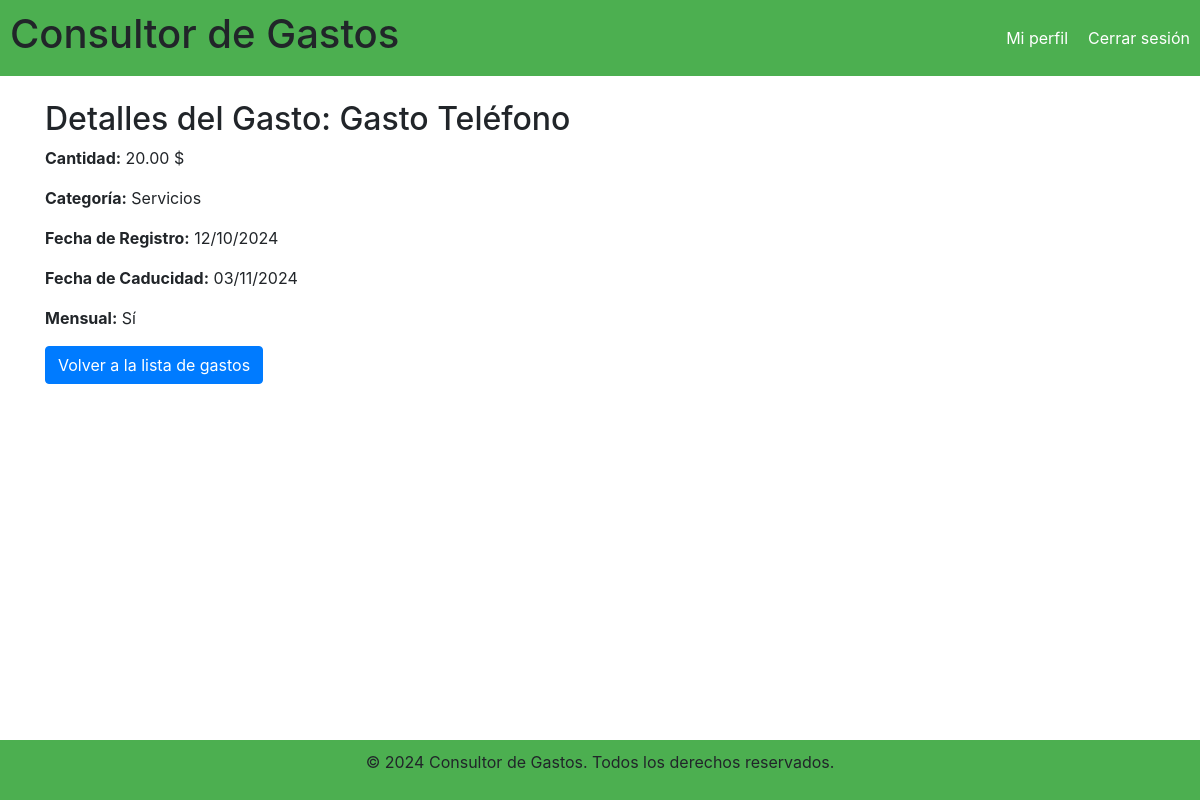
Screenshot of /gastos/detalle/1/ with the database file from the repository.
### bills/models.py (models this page shows, shortened)
class Gasto(models.Model):
    id = models.AutoField(primary_key=True)
    nombre = models.CharField(max_length=100)
    cantidad = models.DecimalField(max_digits=10, decimal_places=2)
    categoria = models.CharField(max_length=100)
    fecha_registro = models.DateField(auto_now_add=True)
    fecha_caducidad = models.DateField()
    mensual = models.BooleanField(default=False)
    pagado = models.BooleanField(default=False)
    info = models.CharField(max_length=100, null=True)
    imagen = models.ImageField(upload_to='gastos/', blank=True, null=True)
    usuario = models.ForeignKey(Usuario, on_delete=models.CASCADE, related_name='gastos', null=True)

### bills/views.py (the view)
# urls.py: path('detalle/<int:gasto_id>/', views.gasto_detalle, name='gasto_detalle'),
def gasto_detalle(request, gasto_id):
    gasto = get_object_or_404(Gasto, id=gasto_id)
    return render(request, 'bills/gasto_detalle.html', {'gasto': gasto})

### bills/templates/bills/gasto_detalle.html (shortened to what this page needs)
{% extends "bills/base.html" %}
{% block content %}
<!DOCTYPE html>
<html lang="es">
<head>
    <link rel="stylesheet" href="https://stackpath.bootstrapcdn.com/bootstrap/4.5.2/css/bootstrap.min.css">
</head>
<body>
    <div class="container">
        <h2>Detalles del Gasto: {{ gasto.nombre }}</h2>
        <p><strong>Cantidad:</strong> {{ gasto.cantidad }} $</p>
        <p><strong>Categoría:</strong> {{ gasto.categoria }}</p>
        <p><strong>Fecha de Registro:</strong> {{ gasto.fecha_registro|date:"d/m/Y" }}</p>
        <p><strong>Fecha de Caducidad:</strong> {{ gasto.fecha_caducidad|date:"d/m/Y" }}</p>
        <p><strong>Mensual:</strong> {{ gasto.mensual|yesno:"Sí,No" }}</p>
        <p><button type="submit" class="btn btn-primary" onclick="window.location.href='../../'">Volver a la lista de gastos</button></p>
    </div>
</body>
</html>
{% endblock %}

### bills/templates/bills/base.html (style rules this page uses)
body { font-family: Arial, sans-serif; margin: 0; padding: 0; display: flex; flex-direction: column; height: 100vh; }

### rows the page displays
Gasto: nombre "Gasto Teléfono", cantidad "20.00", categoria "Servicios", fecha_registro "12/10/2024", fecha_caducidad "03/11/2024", mensual "Sí"
